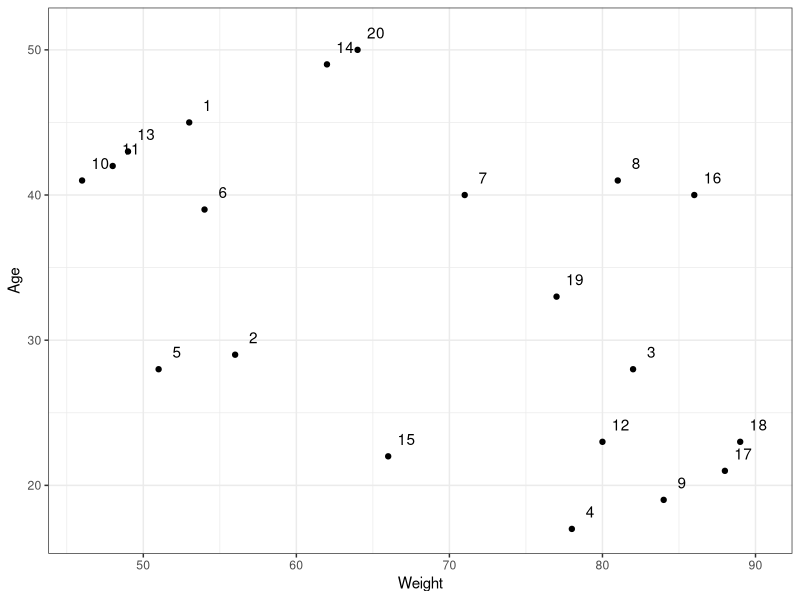
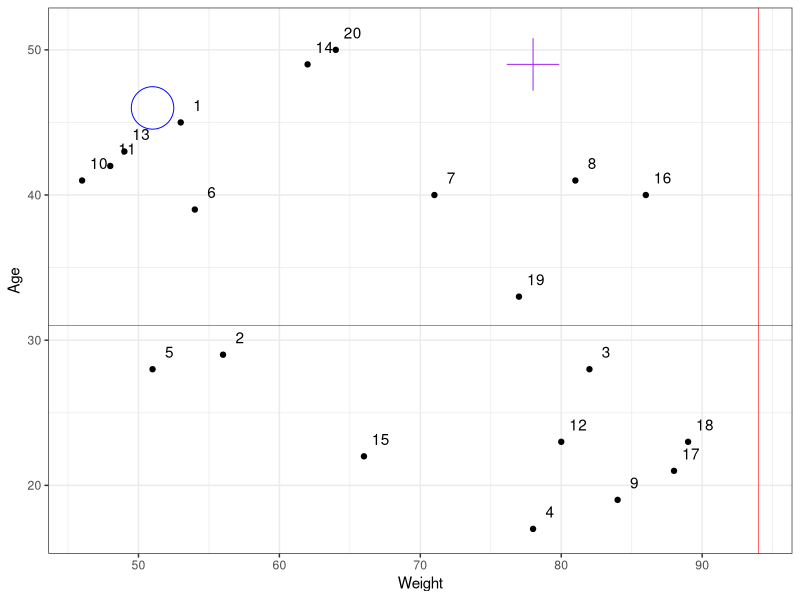
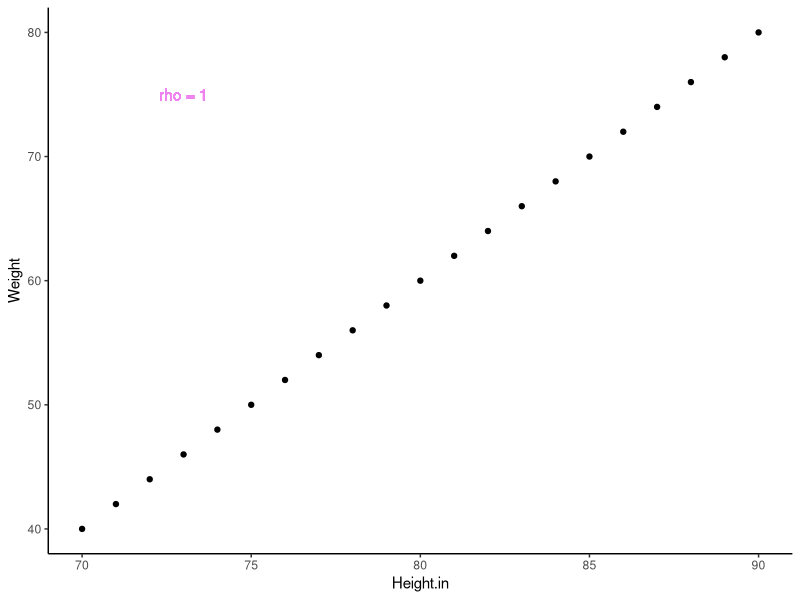
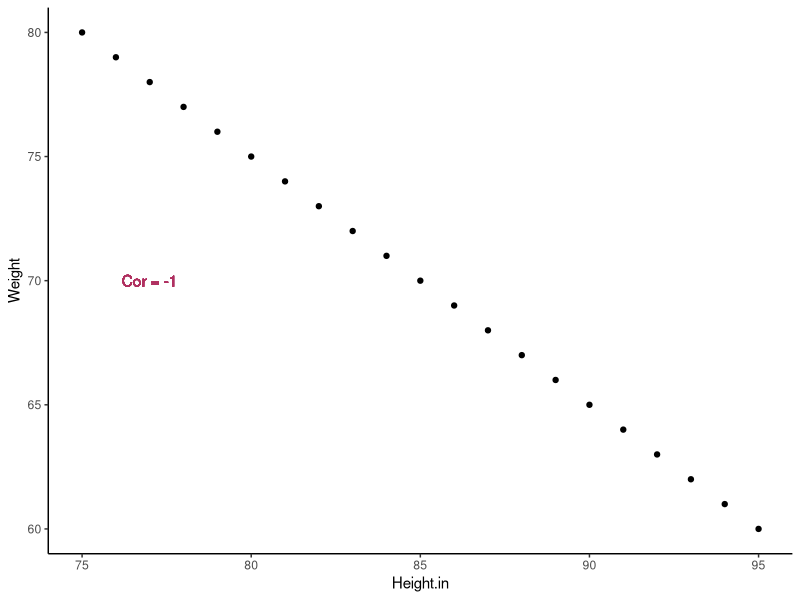
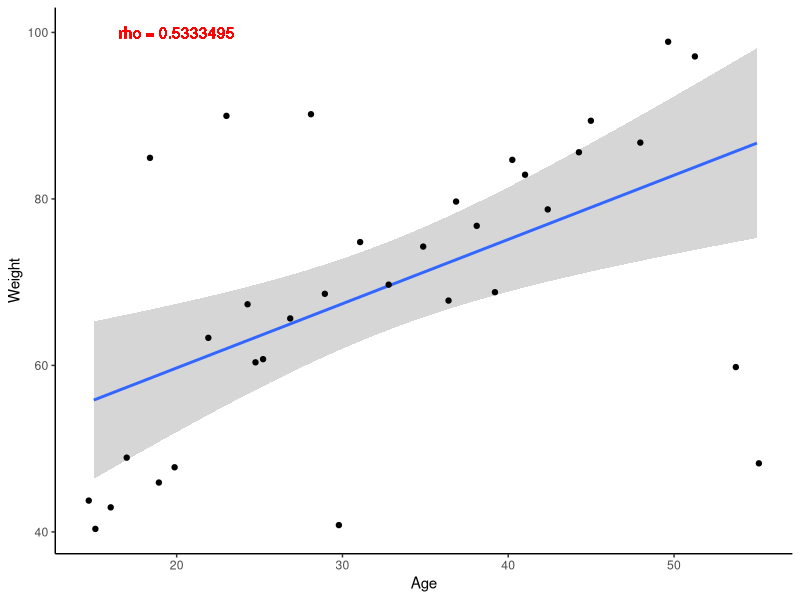
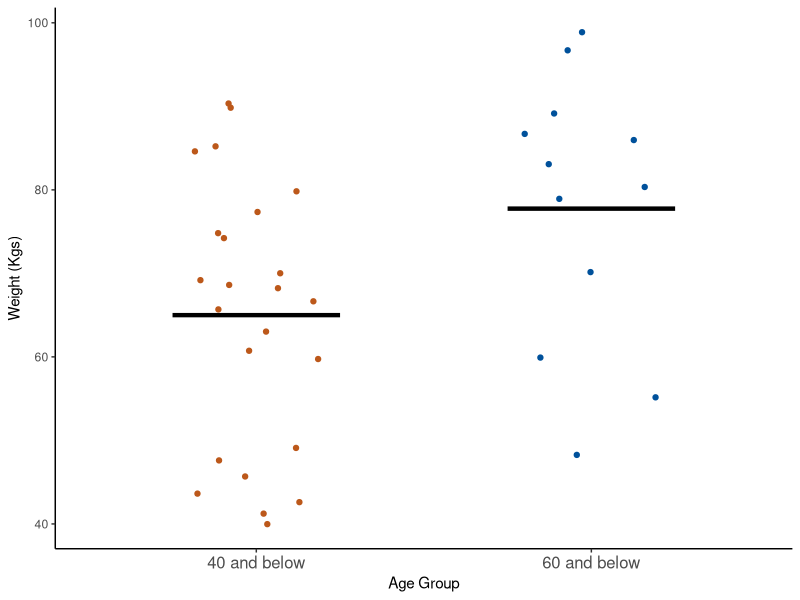

R code for these plots, in order:
# Descriptive analysis of bivariate datasets using Correlation Coefficients
# Pearson Correlation Coefficients

library(dplyr)
library(ggplot2)

# Correlation coefficients of unrelated datasets

set.seed(123)
# This function creates a sequence of random numbers to be used in a code chunk
town.1 <- tibble(
  ID = 1:20,
  Age = sample(x = 15:50, size = 20, replace = TRUE),
  # The sample() function gives specifications on the variable being created
  # The 'x =' argument specifies the values to be used
  # The 'size =' argument specifies the number of observations in the variable
  # The 'replace = TRUE/FALSE' argument specifies that a value randomly selected can be repeated or not
  Weight = sample(x = 40:95, size = 20, replace = FALSE)
)
town.1

# Let me create a plot comparing values of our variables

ggplot(town.1, aes(Weight, Age)) +
  # The ggplot() function's first value should be the name of the dataframe being analysed
  # The aes() function specifies the variables being analysed in the dataframe, the first variable set to be displayed on the x axis and v/v
  geom_point() +
  # This function adds layers to the points of the scatterplot being created
  geom_text(aes(label = ID), nudge_x = 1.2, nudge_y = 1.2) +
  # This function adds labels to the dot plots in the plot
  # The first value should be the aes() function with the 'label =' argument passed with the variable containing the identifications for each observation
  # The second value is an argument 'nudge_x =' which specifies the position next to the plot on the x axis should be and the following argument specifies for position on the y axis
  theme_bw()
  # Specifies the theme for the plot to be constructed

# The scatterplot created shows how our datasets are not related as the plots are unevenly scattered without any form of linearisation

# Highlighting specific spots in the plot

ggplot(town.1, aes(Weight, Age)) +
  geom_point() +
  geom_text(aes(label = ID), nudge_x = 1.2, nudge_y = 1.2) +
  geom_vline(xintercept = 94, col = "red", size = 0.2) +
  # This function introduces a vertical and horizontal line across the plot used to highlight specific points
  # The x/y intercept argument specifies the specific points on the x and y axis it should intersect at; The 'col =' argument specifies the color of the line; and the 'size =' argument should specify the size of the line 
  geom_hline(yintercept = 31, col = "red", size = 0.2) +
  geom_point(aes(x, y), tibble(x = 51, y = 46), shape = 1, size = 14, col = "blue") +
  # This functions aes(x, y) function piped to it gives specifications on the axes of interest; The tibble() function specifies the specific observation being highlighted; The following arguments specify the structure of the highlight
  geom_point(aes(x, y), tibble(x = 78, y = 49), shape = 3, size = 12, col = "purple") +
  theme_bw()

# Let me get the exact statistical values for the correlation coefficient, the p value, the t value and the confidence intervals

cor.test(x = town.1$Weight, y = town.1$Age) %>% 
  print()
#The weak positive correlation coefficient and p value tells me that the relation between the age and weight variables is not significant if any
# The Weight and Age variables are statistically independent
# ============================================================================================================================================================================================================================================

# Analysis of related datasets
# Positively related datasets

tibble(
  Weight = seq(from = 40, to = 80, by = 2),
  Height.in = 70:90,
  r = cor(Weight, Height.in)
) %>% 
  ggplot() +
  geom_point(aes(Height.in, Weight)) +
  geom_text(aes(x = 73, y = 75, label = paste("rho =", r)), col = "violet") +
  # The first function has specified the position we want to put out text on, the 'label =' argument gives info about what it should be named and what data from our dataframe it is
  theme_classic()

# Negatively related datasets

tibble(
  Height.in = 75:95,
  Weight = 80:60,
  Correlation = cor(Height.in, Weight)
) %>% 
  ggplot() +
  geom_point(aes(Height.in, Weight)) +
  geom_text(aes(x = 77, y = 70, label = paste("Cor =", Correlation)), col = "maroon") +
  theme_classic()

# Let me now simulate data similar to real case studies

town.2 <- tibble(
  Age = c(25, 20, 40, 29, 15, 19, 28, 31, 38, 45, 33, 36, 25, 27, 30, 18, 16, 35, 37,
          49, 50, 22, 23, 55, 24, NA, 15, 17, 48, 51, 54, 44, 42, 41, NA, NA, 39, 53),
  Weight = c(60, 48, 85, 69, 40, 46, 90, 75, 77, 89, 70, 68, 61, 66, 41, 85, 43, 74, 80,
             NA, 99, 63, 90, 48, 67, 70, 44, 49, 87, 97, 60, 86, 79, 83, 55, 80, 69, NA),
   )

cor.test(town.2$Age, town.2$Weight)
# Let me create a linear regression plot representing this data

ggplot(town.2, aes(Age, Weight)) +
  geom_smooth(method = "lm") +
  geom_jitter() +
  geom_text(aes(x = 20, y = 100, label = "rho = 0.5333495"), col = "red") +
  theme_classic()

# ========================================================================================================================================================================================================================================

# Analysis of relationship between single Numerical /continuous and categorical values

town.2 <- tibble(
  Age = c(25, 20, 40, 29, 15, 19, 28, 31, 38, 45, 33, 36, 25, 27, 30, 18, 16, 35, 37,
          49, 50, 22, 23, 55, 24, NA, 15, 17, 48, 51, 54, 44, 42, 41, NA, NA, 39, 53),
  Age.group = c(1, 1, 1, 1, 1, 1, 1, 1, 1, 2, 1, 1, 1, 1, 1, 1, 1, 1, 1,
                2, 2, 1, 1, 2, 1, 2, 1, 1, 2, 2, 2, 2, 2, 2, 2, 2, 1, 2),
  Sex = c(2, 2, 2, 1, 1, 1, 2, 1, 2, 1, 2, 1, 2, 2, 2, 1, 1, 1, 2, 2, 1, 2, 1, 2, 1, 2,
          2, 1, 1, 2, 1, 1, 2, 1, 1, 1, 1, 2),
  Weight = c(60, 48, 85, 69, 40, 46, 90, 75, 77, 89, 70, 68, 61, 66, 41, 85, 43, 74, 80,
             NA, 99, 63, 90, 48, 67, 70, 44, 49, 87, 97, 60, 86, 79, 83, 55, 80, 69, NA)
) %>% 
  mutate(
    Age.group = factor(Age.group, labels = c("40 and below", "60 and below")),
    Sex = factor(Sex, labels = c("Male", "Female"))
  ) %>% 
  print()

# Let me plot the values

town.2.summary <- town.2 %>% 
  filter(!is.na(Weight)) %>% 
  group_by(Age.group) %>% 
  summarise(
    Count = n(),
    Mean = mean(Weight),
    `Standard deviation` = sd(Weight),
    Minimum = min(Weight),
    Maximum = max(Weight)
  ) %>% 
  print()

town.2 %>% 
  filter(!is.na(Weight)) %>% 
  ggplot(aes(x = Age.group, y = Weight)) +
  geom_jitter(aes(col = Age.group), width = 0.20) +
  geom_segment(
    aes(x = c(0.75, 1.75), y = Mean, xend = c(1.25, 2.25), yend = Mean, col = "Age.group"), 
    size = 1.5, data = town.2.summary
  ) +
  scale_x_discrete("Age Group") +
  scale_y_continuous("Weight (Kgs)") +
  scale_color_manual(values = c("#BC581A", "#00519B", "black")) +
  theme_classic() +
  theme(legend.position = "none", axis.text.x = element_text(size = 12))

# Relationship between a single numerical/continuous variable and multiple categorical variables

town.2.summary.2 <- town.2 %>% 
  filter(!is.na(Weight)) %>% 
  group_by(Age.group, Sex) %>% 
  summarise(
    Count = n(),
    Mean = mean(Weight),
    `Standard deviation` = sd(Weight),
    Minimum = min(Weight),
    Maximum = max(Weight)
  ) %>% 
  print()

# Plot
